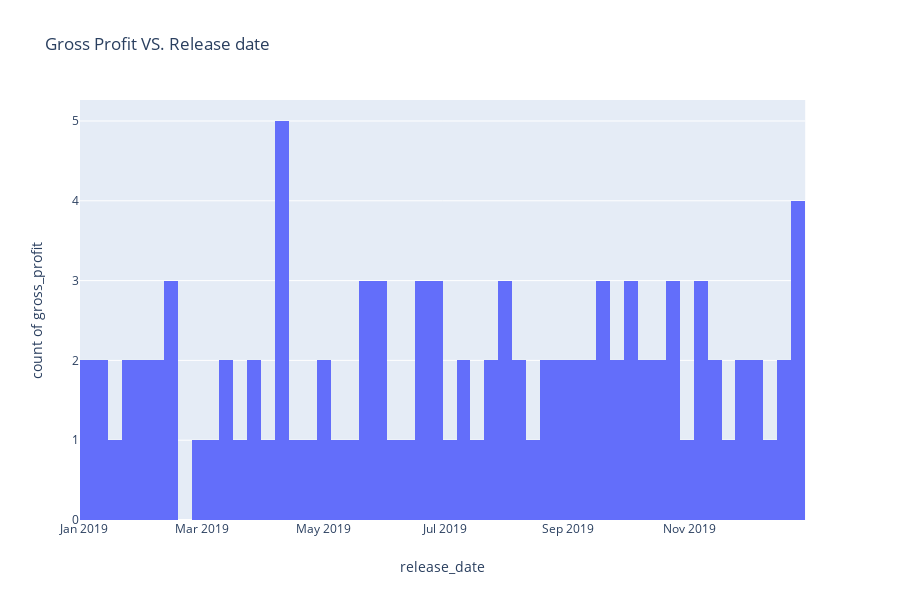

Here is the notebook cell this chart was saved with:
### Code cell
fig = px.histogram(df3, x="release_date", y="gross_profit", nbins=52, title='Gross Profit VS. Release date')
fig.show()
